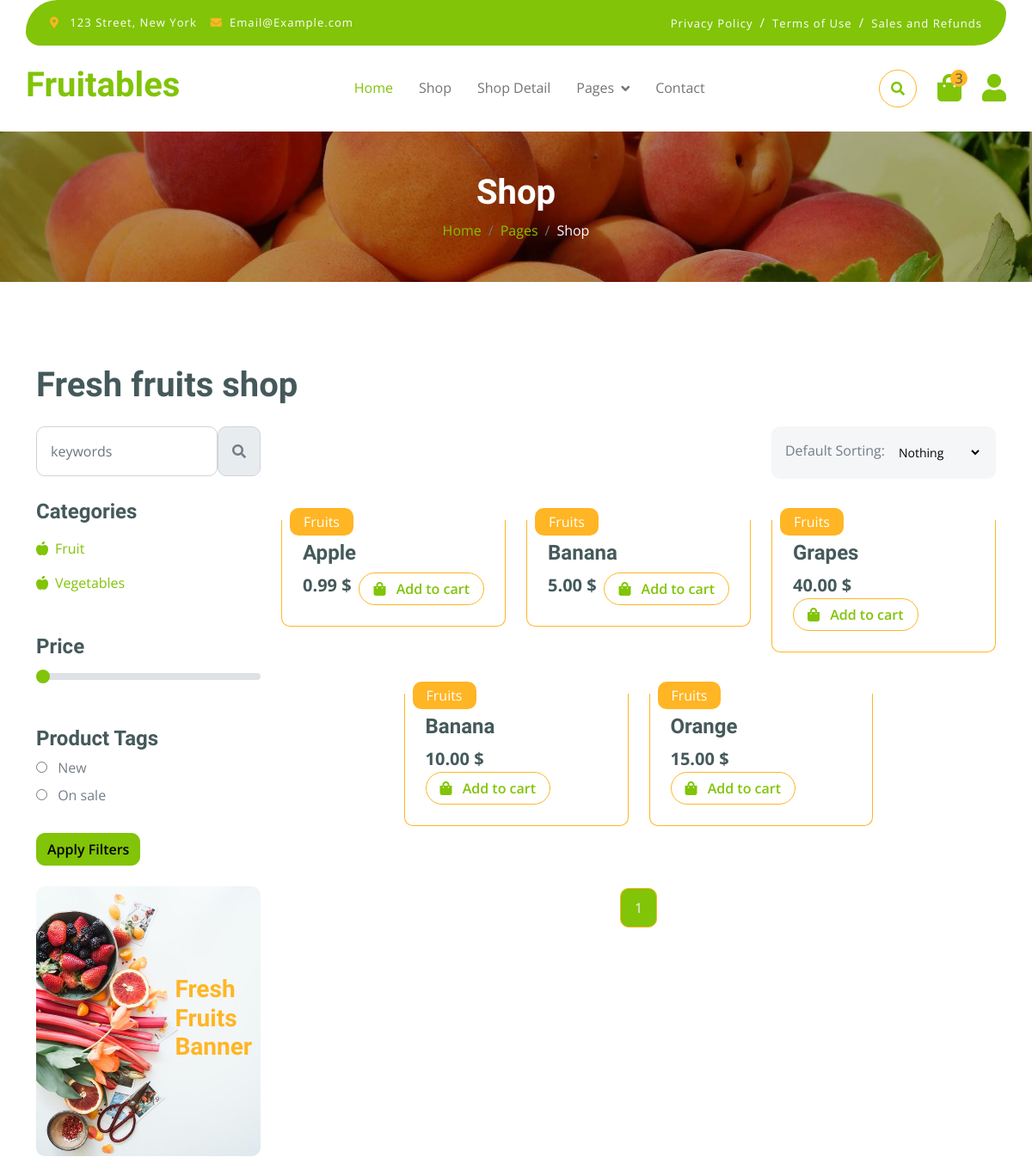
Page /store/category/ (upper part) on the earlier database version.
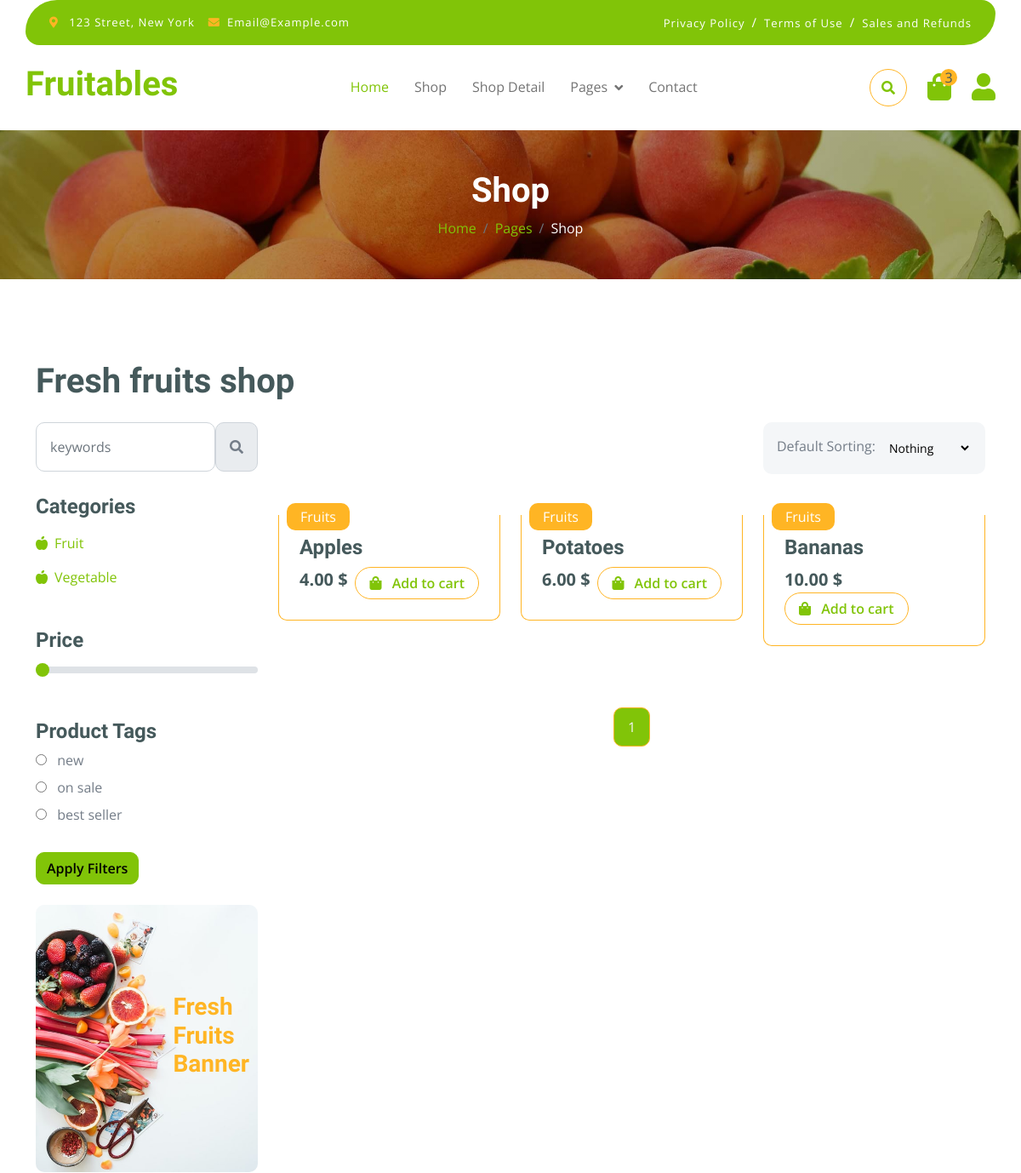
Same page on the later database version.
### store/models.py (models this page shows, shortened)
class Category(MPTTModel):
    title = models.CharField(max_length=100)
    category_id = models.AutoField(primary_key=True)
    parent = TreeForeignKey('self', on_delete=models.CASCADE, null=True, blank=True, related_name='children')
    slug = models.SlugField(unique=True)
    class MPTTMeta:
        order_insertion_by = ['title']
    class Meta:
        verbose_name = 'Category'
        verbose_name_plural = 'Categories'

class ProductTags(models.Model):
    name = models.CharField(max_length=100)
    class Meta:
        verbose_name = 'Product Tag'
        verbose_name_plural = 'Product Tags'

class Product(models.Model):
    name = models.CharField(max_length=100)
    created_at = models.DateTimeField(auto_now_add=True)
    description = models.TextField()
    price = models.DecimalField(max_digits=5, decimal_places=2)
    categories = models.ManyToManyField(Category)
    product_id = models.AutoField(primary_key=True)
    product_image = VersatileImageField('Image', upload_to="store/product_images/")
    quantity = models.IntegerField()
    is_available = models.BooleanField(default=True)
    tag = models.ManyToManyField(ProductTags)
    slug = models.SlugField(unique=True,  default=uuid.uuid1)

### store/views.py (the view)
# urls.py: path('category/', views.category, name="category"),
def category(request, slug=None):
    sort_by = request.GET.get('sort')
    if slug:
        selected_category = get_object_or_404(Category, slug=slug)
        subcategories = selected_category.get_children()
        products = Product.objects.filter(categories=selected_category)
    else:
        selected_category = None
        subcategories = Category.objects.filter(parent__isnull=True)
        products = Product.objects.all()
    if sort_by == 'date_newest':
        products = products.order_by('-created_at')
    context = search(request, products, selected_category, subcategories, sort_by)
    context = filter_tags(request, products, context)
    context = price_filtering(request, context.get('products', products), context)
    products = context.get('products', products)
    paginator = Paginator(products, 9)
    page_number = request.GET.get('page')
    page_obj = paginator.get_page(page_number)
    context['products'] = page_obj
    return render(request, 'shop.html', context)

### store/templates/shop.html (shortened to what this page needs)
{% extends 'base.html' %}
{% load static %}
{% block header_title %}
Shop
{% endblock %}
{% block breadcrumb %}{% if category %}
        {{ category.title }}
    {% else %}
        Shop
    {% endif %}{% endblock %}
{% block content %}
        <div class="container-fluid fruite py-5">
            <div class="container py-5">
                <h1 class="mb-4">Fresh fruits shop</h1>
                <div class="row g-4">
                    <div class="col-lg-12">
                        <div class="row g-4">
                            <div class="col-xl-3">
                                <div class="input-group w-100 mx-auto d-flex">
                                    <form method="GET" action="" class="d-flex w-100">
                                    <input type="search" name="q" class="form-control p-3" placeholder="keywords" aria-describedby="search-icon-1">
                                    <button type="submit" id="search-icon-1" class="input-group-text p-3"><i class="fa fa-search"></i></button>
                                    </form>
                                </div>
                            </div>
                            <div class="col-6"></div>
                            <div class="col-xl-3">
                                <div class="bg-light ps-3 py-3 rounded d-flex justify-content-between mb-4">
                                    <label for="fruits">Default Sorting:</label>
                                    <form method="GET" class="d-flex align-items-center">
                                    <select name="sort" class="border-0 form-select-sm bg-light me-3" onchange="this.form.submit()">
                                        <option value="" {% if not selected_sort %}selected{% endif %}>Nothing</option>
                                    </select>
                                </form>
                                </div>
                            </div>
                        </div>
                        <div class="row g-4">
                            <div class="col-lg-3">
                                <div class="row g-4">
                                    <div class="col-lg-12">
                                        <div class="mb-3">
                                            <h4>Categories</h4>
                                            <ul class="list-unstyled fruite-categorie">
                                                {% for sub_category in subcategories %}
                                                <li>
                                                    <div class="d-flex justify-content-between fruite-name">
                                                        <a href="{% url 'category' sub_category.slug %}"><i class="fas fa-apple-alt me-2"></i>{{sub_category.title}}</a>
                                                    </div>
                                                </li>
                                                {% endfor %}
                                            </ul>
                                        </div>
                                    </div>
                                     <form method="GET" action="">
                                    <div class="col-lg-12">
                                        <div class="mb-3">
                                            <h4 class="mb-2">Price</h4>
                                            <input
                                            type="range"
                                            class="form-range w-100"
                                            id="rangeInput"
                                            name="price"
                                            min="0"
                                            max="500"
                                            value="{{ selected_price|default:0 }}"
                                            oninput="amount.value=rangeInput.value"
                                        >
                                        </div>
                                    </div>
                                    <div class="col-lg-12">
                                        <div class="mb-3">
                                            <h4>Product Tags</h4>
                                             {% for tag in product_tags %}
                                             <div class="mb-2">
                                                <input
                                                    type="radio"
                                                    class="me-2"
                                                    id="Categories-{{ tag.id }}"
                                                    name="tag"
                                                    value="{{ tag.id }}"
                                                >
                                                <label for="Categories-{{ tag.id }}"> {{ tag.name }}</label>
                                            </div>
                                        {% empty %}
                                            <p>No tags available</p>
                                        {% endfor %}
                                        </div>
                                    </div>
                                         <button type="submit" class="btn btn-primary mt-3">Apply Filters</button>
                                     </form>
                                    <div class="col-lg-12">
                                        <div class="position-relative">
                                            <img src="{% static 'img/banner-fruits.jpg' %}" class="img-fluid w-100 rounded" alt="">
                                            <div class="position-absolute" style="top: 50%; right: 10px; transform: translateY(-50%);">
                                                <h3 class="text-secondary fw-bold">Fresh <br> Fruits <br> Banner</h3>
                                            </div>
                                        </div>
                                    </div>
                                </div>
                            </div>
                            <div class="col-lg-9">
                                <div class="row g-4 justify-content-center">
                                    {% for product in products %}
                                    <div class="col-md-6 col-lg-6 col-xl-4">
                                        <div class="rounded position-relative fruite-item">
                                            <div class="fruite-img">
                                            </div>
                                            <div class="text-white bg-secondary px-3 py-1 rounded position-absolute" style="top: 10px; left: 10px;">Fruits</div>
                                            <div class="p-4 border border-secondary border-top-0 rounded-bottom">
                                                <h4>{{ product.name }}</h4>
                                                <div class="d-flex justify-content-between flex-lg-wrap">
                                                    <p class="text-dark fs-5 fw-bold mb-0">{{ product.price }} $</p>
                                                    {% if product.quantity > 0 %}
                                                        <a href="{% url 'order_app:add_to_cart' product.product_id %}"
                                                           class="btn border border-secondary rounded-pill px-3 text-primary">
                                                            <i class="fa fa-shopping-bag me-2 text-primary"></i> Add to cart
                                                        </a>
                                                    {% else %}
                                                        <button class="btn border border-secondary rounded-pill px-3 text-secondary" disabled>
                                                            <i class="fa fa-shopping-bag me-2"></i> Out of stock
                                                        </button>
                                                    {% endif %}
                                                </div>
                                            </div>
                                        </div>
                                    </div>
                                    {% empty %}
                                    <p>No products found.</p>
                                    {% endfor %}
                                    <div class="col-12">
    <div class="pagination d-flex justify-content-center mt-5">
        {% for page_num in products.paginator.page_range %}
            {% if products.number == page_num %}
                <a href="?page={{ page_num }}" class="active rounded">{{ page_num }}</a>
            {% else %}
                <a href="?page={{ page_num }}" class="rounded">{{ page_num }}</a>
            {% endif %}
        {% endfor %}
    </div>
</div>
                                </div>
                            </div>
                        </div>
                    </div>
                </div>
            </div>
        </div>
{% endblock %}

### order/templates/base.html (shortened to what this page needs)
<!DOCTYPE html>
<html lang="en">
    <head>
         {% load static %}
        <link rel="stylesheet" href="{% static 'css/style.css' %}">
        <link rel="stylesheet" href="{% static 'css/bootstrap.min.css' %}">
        <link rel="stylesheet" href="https://use.fontawesome.com/releases/v5.15.4/css/all.css"/>
        <link href="https://cdn.jsdelivr.net/npm/bootstrap-icons@1.4.1/font/bootstrap-icons.css" rel="stylesheet">
        <link href="{% static 'lib/lightbox/css/lightbox.min.css'%}" rel="stylesheet">
        <link href="{% static 'lib/owlcarousel/assets/owl.carousel.min.css'%}" rel="stylesheet">
        <link href="{% static 'css/bootstrap.min.css' %}" rel="stylesheet">
        <link href="{% static 'css/style.css'%}" rel="stylesheet">
    </head>
    <body>
        <div class="container-fluid fixed-top">
            <div class="container topbar bg-primary d-none d-lg-block">
                <div class="d-flex justify-content-between">
                    <div class="top-info ps-2">
                        <small class="me-3"><i class="fas fa-map-marker-alt me-2 text-secondary"></i> <a href="#" class="text-white">123 Street, New York</a></small>
                        <small class="me-3"><i class="fas fa-envelope me-2 text-secondary"></i><a href="#" class="text-white">Email@Example.com</a></small>
                    </div>
                    <div class="top-link pe-2">
                        <a href="#" class="text-white"><small class="text-white mx-2">Privacy Policy</small>/</a>
                        <a href="#" class="text-white"><small class="text-white mx-2">Terms of Use</small>/</a>
                        <a href="#" class="text-white"><small class="text-white ms-2">Sales and Refunds</small></a>
                    </div>
                </div>
            </div>
            <div class="container px-0">
                <nav class="navbar navbar-light bg-white navbar-expand-xl">
                    <a href="{% url 'main' %}" class="navbar-brand"><h1 class="text-primary display-6">Fruitables</h1></a>
                    <div class="collapse navbar-collapse bg-white" id="navbarCollapse">
                        <div class="navbar-nav mx-auto">
                            <a href="{% url 'main' %}" class="nav-item nav-link active">Home</a>
                            <a href="shop.html" class="nav-item nav-link">Shop</a>
                            <a href="shop-detail.html" class="nav-item nav-link">Shop Detail</a>
                            <div class="nav-item dropdown">
                                <a href="#" class="nav-link dropdown-toggle" data-bs-toggle="dropdown">Pages</a>
                            </div>
                            <a href="{% url 'contact' %}" class="nav-item nav-link">Contact</a>
                        </div>
                        <div class="d-flex m-3 me-0">
                            <button class="btn-search btn border border-secondary btn-md-square rounded-circle bg-white me-4" data-bs-toggle="modal" data-bs-target="#searchModal"><i class="fas fa-search text-primary"></i></button>
                            <a href="#" class="position-relative me-4 my-auto">
                                <i class="fa fa-shopping-bag fa-2x"></i>
                                <span class="position-absolute bg-secondary rounded-circle d-flex align-items-center justify-content-center text-dark px-1" style="top: -5px; left: 15px; height: 20px; min-width: 20px;">3</span>
                            </a>
                            <a href="#" class="my-auto">
                                <i class="fas fa-user fa-2x"></i>
                            </a>
                        </div>
                    </div>
                </nav>
            </div>
        </div>
        {% block header %}
        <div class="container-fluid page-header py-5">
            <h1 class="text-center text-white display-6">{% block header_title %}Welcome{% endblock %}</h1>
            <ol class="breadcrumb justify-content-center mb-0">
                <li class="breadcrumb-item"><a href="#">Home</a></li>
                <li class="breadcrumb-item"><a href="#">Pages</a></li>
                <li class="breadcrumb-item active text-white">{% block breadcrumb %}{% endblock %}</li>
            </ol>
        </div>
        {% endblock %}
        {% block content %}
        {% endblock %}
    </body>
</html>

Differences in the rows shown:
removed ProductTags: tag "☐ On sale", name "On sale"
removed Product: name "Banana", price "5.00", quantity 10 (drawn)
removed Product: name "Grapes", price "40.00", quantity 3 (drawn)
removed Product: name "Banana", price "10.00", quantity 3 (drawn)
removed Product: name "Orange", price "15.00", quantity 4 (drawn)
changed Category: title "Vegetables" → "Vegetable"
added ProductTags: tag "☐ new", name "new"
added ProductTags: tag "☐ on sale", name "on sale"
changed ProductTags: tag "☐ New" → "☐ best seller"; name "New" → "best seller"
changed Product: name "Apple" → "Apples"; price "0.99" → "4.00"
added Product: name "Potatoes", price "6.00", quantity 5 (drawn)
added Product: name "Bananas", price "10.00", quantity 4 (drawn)
